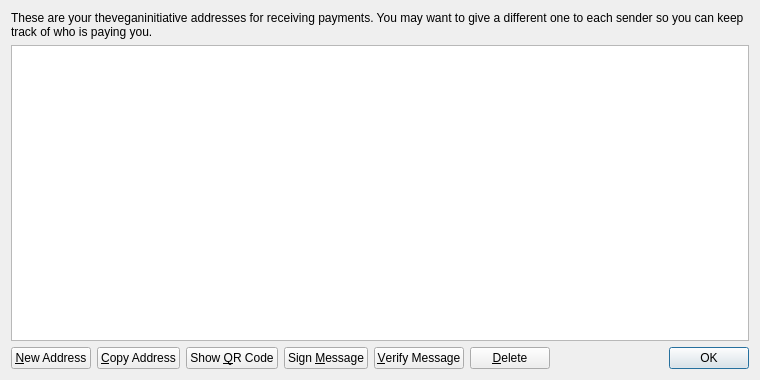
<?xml version="1.0" encoding="UTF-8"?>
<ui version="4.0">
 <class>AddressBookPage</class>
 <widget class="QWidget" name="AddressBookPage">
  <property name="geometry">
   <rect>
    <x>0</x>
    <y>0</y>
    <width>760</width>
    <height>380</height>
   </rect>
  </property>
  <property name="windowTitle">
   <string>Address Book</string>
  </property>
  <layout class="QVBoxLayout" name="verticalLayout">
   <item>
    <widget class="QLabel" name="labelExplanation">
     <property name="text">
      <string>These are your theveganinitiative addresses for receiving payments. You may want to give a different one to each sender so you can keep track of who is paying you.</string>
     </property>
     <property name="textFormat">
      <enum>Qt::PlainText</enum>
     </property>
     <property name="wordWrap">
      <bool>true</bool>
     </property>
    </widget>
   </item>
   <item>
    <widget class="QTableView" name="tableView">
     <property name="contextMenuPolicy">
      <enum>Qt::CustomContextMenu</enum>
     </property>
     <property name="toolTip">
      <string>Double-click to edit address or label</string>
     </property>
     <property name="tabKeyNavigation">
      <bool>false</bool>
     </property>
     <property name="alternatingRowColors">
      <bool>true</bool>
     </property>
     <property name="selectionMode">
      <enum>QAbstractItemView::SingleSelection</enum>
     </property>
     <property name="selectionBehavior">
      <enum>QAbstractItemView::SelectRows</enum>
     </property>
     <property name="sortingEnabled">
      <bool>true</bool>
     </property>
     <attribute name="verticalHeaderVisible">
      <bool>false</bool>
     </attribute>
    </widget>
   </item>
   <item>
    <layout class="QHBoxLayout" name="horizontalLayout">
     <item>
      <widget class="QPushButton" name="newAddressButton">
       <property name="toolTip">
        <string>Create a new address</string>
       </property>
       <property name="text">
        <string>&amp;New Address</string>
       </property>
       <property name="icon">
        <iconset resource="../bitcoin.qrc">
         <normaloff>:/icons/add</normaloff>:/icons/add</iconset>
       </property>
      </widget>
     </item>
     <item>
      <widget class="QPushButton" name="copyToClipboard">
       <property name="toolTip">
        <string>Copy the currently selected address to the system clipboard</string>
       </property>
       <property name="text">
        <string>&amp;Copy Address</string>
       </property>
       <property name="icon">
        <iconset resource="../bitcoin.qrc">
         <normaloff>:/icons/editcopy</normaloff>:/icons/editcopy</iconset>
       </property>
      </widget>
     </item>
     <item>
      <widget class="QPushButton" name="showQRCode">
       <property name="text">
        <string>Show &amp;QR Code</string>
       </property>
       <property name="icon">
        <iconset resource="../bitcoin.qrc">
         <normaloff>:/icons/qrcode</normaloff>:/icons/qrcode</iconset>
       </property>
      </widget>
     </item>
     <item>
      <widget class="QPushButton" name="signMessage">
       <property name="toolTip">
        <string>Sign a message to prove you own a theveganinitiative address</string>
       </property>
       <property name="text">
        <string>Sign &amp;Message</string>
       </property>
       <property name="icon">
        <iconset resource="../bitcoin.qrc">
         <normaloff>:/icons/edit</normaloff>:/icons/edit</iconset>
       </property>
      </widget>
     </item>
     <item>
      <widget class="QPushButton" name="verifyMessage">
       <property name="toolTip">
        <string>Verify a message to ensure it was signed with a specified theveganinitiative address</string>
       </property>
       <property name="text">
        <string>&amp;Verify Message</string>
       </property>
       <property name="icon">
        <iconset resource="../bitcoin.qrc">
         <normaloff>:/icons/transaction_0</normaloff>:/icons/transaction_0</iconset>
       </property>
      </widget>
     </item>
     <item>
      <widget class="QPushButton" name="deleteButton">
       <property name="toolTip">
        <string>Delete the currently selected address from the list</string>
       </property>
       <property name="text">
        <string>&amp;Delete</string>
       </property>
       <property name="icon">
        <iconset resource="../bitcoin.qrc">
         <normaloff>:/icons/remove</normaloff>:/icons/remove</iconset>
       </property>
      </widget>
     </item>
     <item>
      <spacer name="horizontalSpacer">
       <property name="orientation">
        <enum>Qt::Horizontal</enum>
       </property>
       <property name="sizeHint" stdset="0">
        <size>
         <width>40</width>
         <height>20</height>
        </size>
       </property>
      </spacer>
     </item>
     <item>
      <widget class="QDialogButtonBox" name="buttonBox">
       <property name="sizePolicy">
        <sizepolicy hsizetype="Maximum" vsizetype="Fixed">
         <horstretch>0</horstretch>
         <verstretch>0</verstretch>
        </sizepolicy>
       </property>
       <property name="standardButtons">
        <set>QDialogButtonBox::Ok</set>
       </property>
      </widget>
     </item>
    </layout>
   </item>
  </layout>
 </widget>
 <resources>
  <include location="../bitcoin.qrc"/>
 </resources>
 <connections/>
</ui>
